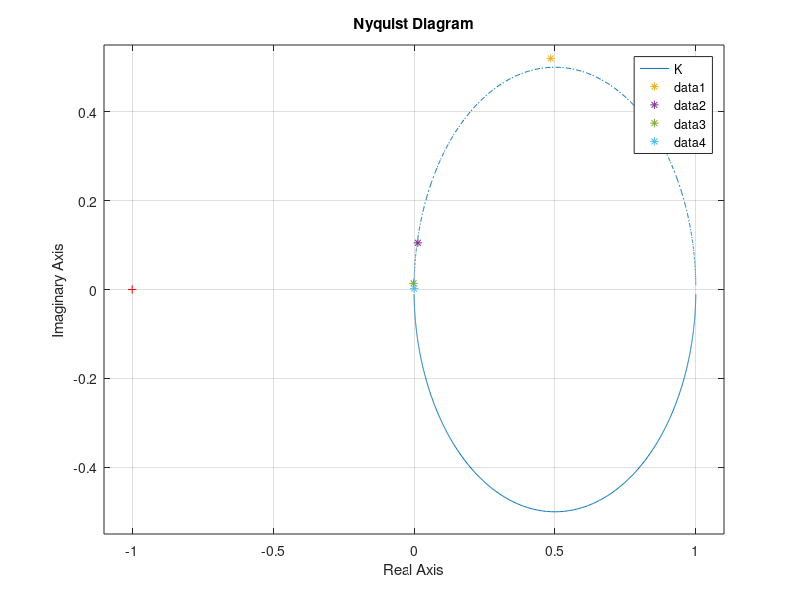

Source code (MATLAB):
%% STEROWANIE PROCESAMI CIĄGŁYMI - LABORATORIUM 2
% Charakterystyki częstotliwościowe
% Filip Chmielowski, Eryk Możdżeń

clear
clc
close all

% Transmitancja układu
k = 1;
T = 1;
K = tf(k, [T, 1]);

% Dane 4 punktów dla pętli "for"
w_0 = [1, 10, 100, 500];
A_ref = [1, 1, 1, 1];
A = [0.711, 0.106, 0.014, 2.002e-03];
dt = [0.82, 0.144, 0.017, 0.002738];

% Podpunkt 1
nyquist(K)
hold on

% Podpunkt 2
for i = 1 : length(w_0)

    T = 2 * pi / w_0(i);
    phi = 2 * pi * dt(i) / T;
    p = A(i) / A_ref(i);

    x = p * cos(phi);
    y = p * sin(phi);

    plot(x, y, '*');
end